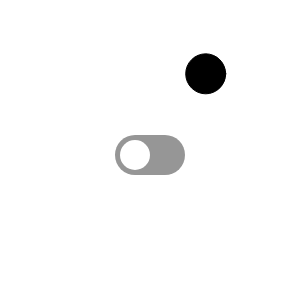
Frame 1 (no input)
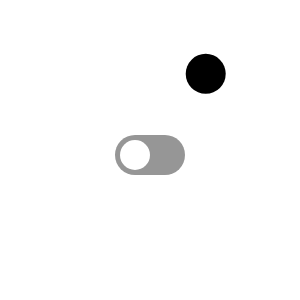
Frame 60 (no input)
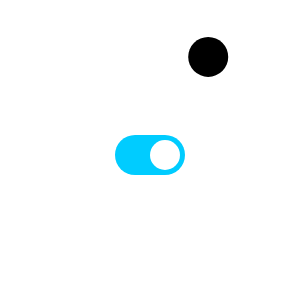
Frame 120 (the mouse pressed at the canvas centre since frame 60)

The p5.js sketch that drew these frames (run headless with seeded random() and noise() and a simulated clock; from frame 60 on, the mouse is pressed at the canvas centre):

// p5.js sketch
// ── sketch.js
let toggle;
let ball;

function setup() {
    createCanvas(300, 300);
    toggle = new Toggle(115, 135, 70, 40);
    ball = new BouncingBall();
}

function draw() {
    background(255);
    ball.draw();
    toggle.draw();
    if (toggle.isOn()) {
        ball.move();
    }
}

function mousePressed() {
    toggle.click(mouseX, mouseY);
}


class BouncingBall {
    #x;
    #y;
    #xSpeed;
    #ySpeed;
    #SIZE = 40;


    /**
     * Creates a new ball in random position and with random speed
     */
    constructor() {
        this.#x = random(this.#SIZE / 2, width - this.#SIZE / 2);
        this.#y = random(this.#SIZE / 2, height - this.#SIZE / 2);
        this.#xSpeed = random(-5, 5);
        this.#ySpeed = random(-5, 5);
    }

    /**
     * Draw the ball
     */
    draw() {
        fill(0);
        circle(this.#x, this.#y, this.#SIZE);
    }

    /**
     * Move the ball
     */
    move() {
        if (this.#x <= this.#SIZE / 2 || this.#x >= width - this.#SIZE / 2) {
            this.#xSpeed *= -1;
        }
        if (this.#y <= this.#SIZE / 2 || this.#y >= height - this.#SIZE / 2) {
            this.#ySpeed *= -1;
        }
        this.#x += this.#xSpeed;
        this.#y += this.#ySpeed;
    }
}
// ── 2star.html
<!DOCTYPE html>
<html lang="en">
  <head>
    <meta charset="utf-8" />
    <meta name="viewport" content="width=device-width, initial-scale=1.0">

    <title>PDM2 - W5P2 - 2 Star Solution</title>

    <link rel="stylesheet" type="text/css" href="./lib/main-styles.css">

    <script src="./lib/libraries/p5.min.js"></script>
  </head>

  <body>
    <h1>2 Star Exercise Solution</h1>
    <script src="sketch.js"></script>
    <script src="toggle.js"></script>
  </body>
</html>

// ── toggle.js
class CollisionRect {
    #x;
    #y;
    #w;
    #h

    constructor() {}

    /**
     * Gets the x coordinate of the rect
     * @returns {number}
     */
    getX() {
        return this.#x;
    }


    /**
     * Gets the y coordinate of the rect
     * @returns {number}
     */
    getY() {
        return this.#y;
    }


    /**
     * Gets the width of the rect
     * @returns {number}
     */
    getWidth() {
        return this.#w;
    }


    /**
     * Gets the height of the rect
     * @returns {number}
     */
    getHeight() {
        return this.#h;
    }


    /**
     * Set the collision rect's position
     * @param {number} x 
     * @param {number} y 
     */
    setPosition(x, y) {
        this.#x = x;
        this.#y = y;
    }


    /**
     * Sets the dimensions of the collision rect
     * @param {number} radius 
     */
    setDimensions(width, height) {
        this.#w = width;
        this.#h = height;
    }


    /**
     * Checks if the rectangle contains the point
     * @param {number} x 
     * @param {number} y 
     */
    containsPoint(x, y) {
        return x >= this.#x && x <= this.#x + this.#w 
                && y >= this.#y && y <= this.#y + this.#h;
    }

}


class Toggle extends CollisionRect {
    // States
    static ON = "on";
    static OFF = "off";
    static TURNING_ON = "turning on";
    static TURNING_OFF = "turning off";
    #state = Toggle.OFF;

    #switchX;
    #switchY;
    #switchSpeed;
    // These instance variables are not strictly necessary. They are used to 
    // avoid repeating the calculation of each position.
    #switchOffX;
    #switchOnX;

    // The length of a transition animation in frames
    #TRANSITION_TIME = 15;

    /**
     * Creates a new toggle switch
     * @param {number} x The x coordinate of the toggle (top left corner of the overall control)
     * @param {number} y The y coordinate of the toggle (top left corner of the overall control)
     * @param {number} w The width of the control
     * @param {number} h The height of the control
     */
    constructor(x, y, w, h) {
        super();
        // Set the collision rect to cover the whole control so that clicking 
        // anywhere on the control will activate the switch
        this.setPosition(x, y);
        this.setDimensions(w, h);
        this.#switchY = this.getY() + this.getHeight() / 2;
        this.#switchOffX = this.getX() + this.getHeight() / 2;
        this.#switchOnX = this.getX() + this.getWidth() - this.getHeight() / 2;
        this.#switchSpeed = 0;
    }

    /**
     * Checks if the switch is on
     * @returns {boolean}
     */
    isOn() {
        return this.#state === Toggle.ON || this.#state === Toggle.TURNING_ON;
    }

    /**
     * Draw the toggle
     */
    draw() {
        this.#moveSwitch();
        noStroke();
        if (this.#state === Toggle.OFF) {
            fill(150);
        } else if (this.#state === Toggle.ON) {
            fill(0, 204, 255);
        } else {
            // Calculates a colour between the off and on fill colours based on the position of the switch
            const transitionX = (this.#switchX - this.#switchOffX) / (this.#switchOnX - this.#switchOffX);
            // See the p5.js docs: https://p5js.org/reference/#/p5/lerpColor
            const blend = lerpColor(color(150), color(0, 204, 255), transitionX);
            fill(blend);
        }
        rect(this.getX(), this.getY(), this.getWidth(), this.getHeight(), this.getHeight() / 2);
        fill(255);
        circle(this.#switchX, this.#switchY, this.getHeight() * 0.75);
    }

    /**
     * Move the switch depending on its state
     */
    #moveSwitch() {
        switch (this.#state) {
            case Toggle.OFF:
                this.#switchX = this.#switchOffX;
                break;
            case Toggle.ON:
                this.#switchX = this.#switchOnX;
                break;
            case Toggle.TURNING_OFF:
                this.#switchX += this.#switchSpeed;
                if (this.#switchX <= this.#switchOffX) {
                    this.#switchX = this.#switchOffX;
                    this.#state = Toggle.OFF;
                }
            case Toggle.TURNING_ON:
                this.#switchX += this.#switchSpeed;
                if (this.#switchX >= this.#switchOnX) {
                    this.#switchX = this.#switchOnX;
                    this.#state = Toggle.ON;
                }
            default:
                break;
        }
    }

    /**
     * Checks if the toggle has been clicked and updates its state as appropriate
     * @param {number} x The mouse x coordinate
     * @param {number} y The mouse y coordinate
     */
    click(x, y) {
        if (this.containsPoint(x, y)) {
            switch (this.#state) {
                case Toggle.ON:
                    this.#state = Toggle.TURNING_OFF;
                    const distToOff = this.#switchOffX - this.#switchOnX;
                    this.#switchSpeed = distToOff / this.#TRANSITION_TIME;
                    break;
                case Toggle.OFF:
                    this.#state = Toggle.TURNING_ON;
                    const distToOn = this.#switchOnX - this.#switchOffX;
                    this.#switchSpeed = distToOn / this.#TRANSITION_TIME;
                    break;
                case Toggle.TURNING_ON:
                case Toggle.TURNING_OFF:
                    // do nothing;
                    break;
            }
        }
    }
}
